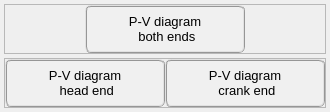
                     <widget class="QWidget" name="tab_plot_PV">
                      <attribute name="title">
                       <string>Pressure-Volume</string>
                      </attribute>
                      <layout class="QGridLayout" name="gridLayout_27">
                       <property name="leftMargin">
                        <number>4</number>
                       </property>
                       <property name="topMargin">
                        <number>4</number>
                       </property>
                       <property name="rightMargin">
                        <number>4</number>
                       </property>
                       <property name="bottomMargin">
                        <number>4</number>
                       </property>
                       <property name="spacing">
                        <number>4</number>
                       </property>
                       <item row="1" column="0" colspan="2">
                        <widget class="QFrame" name="frame_32">
                         <property name="frameShape">
                          <enum>QFrame::StyledPanel</enum>
                         </property>
                         <property name="frameShadow">
                          <enum>QFrame::Raised</enum>
                         </property>
                         <layout class="QGridLayout" name="gridLayout_30">
                          <property name="leftMargin">
                           <number>0</number>
                          </property>
                          <property name="topMargin">
                           <number>0</number>
                          </property>
                          <property name="rightMargin">
                           <number>0</number>
                          </property>
                          <property name="bottomMargin">
                           <number>0</number>
                          </property>
                          <property name="spacing">
                           <number>0</number>
                          </property>
                          <item row="0" column="0">
                           <widget class="QPushButton" name="pushButton_plot_PV_diagram_head_end">
                            <property name="minimumSize">
                             <size>
                              <width>160</width>
                              <height>48</height>
                             </size>
                            </property>
                            <property name="maximumSize">
                             <size>
                              <width>160</width>
                              <height>48</height>
                             </size>
                            </property>
                            <property name="font">
                             <font>
                              <pointsize>10</pointsize>
                             </font>
                            </property>
                            <property name="styleSheet">
                             <string notr="true">QPushButton{border-radius: 6px; border-color: rgb(150, 150, 150); border-style: ridge; border-width: 2px; color: rgb(0, 0, 0); background-color: rgb(240, 240, 240)}
QPushButton:hover{border-radius: 6px; border-color: rgb(0, 170, 255); border-style: ridge; border-width: 2px; color: rgb(0, 0, 0); background-color: rgba(174, 213, 255, 100)}
QPushButton:pressed{border-radius: 6px; border-color: rgb(0, 170, 255); border-style: ridge; border-width: 2px; color: rgb(0, 0, 0); background-color: rgb(174, 213, 255)}
QPushButton:disabled{border-radius: 6px; border-color: rgb(150, 150, 150); border-style: ridge; border-width: 0px; color: rgb(150,150, 150); background-color: rgb(220, 220, 220)}</string>
                            </property>
                            <property name="text">
                             <string>P-V diagram 
 head end</string>
                            </property>
                           </widget>
                          </item>
                          <item row="0" column="1">
                           <widget class="QPushButton" name="pushButton_plot_PV_diagram_crank_end">
                            <property name="minimumSize">
                             <size>
                              <width>160</width>
                              <height>48</height>
                             </size>
                            </property>
                            <property name="maximumSize">
                             <size>
                              <width>160</width>
                              <height>48</height>
                             </size>
                            </property>
                            <property name="font">
                             <font>
                              <pointsize>10</pointsize>
                             </font>
                            </property>
                            <property name="styleSheet">
                             <string notr="true">QPushButton{border-radius: 6px; border-color: rgb(150, 150, 150); border-style: ridge; border-width: 2px; color: rgb(0, 0, 0); background-color: rgb(240, 240, 240)}
QPushButton:hover{border-radius: 6px; border-color: rgb(0, 170, 255); border-style: ridge; border-width: 2px; color: rgb(0, 0, 0); background-color: rgba(174, 213, 255, 100)}
QPushButton:pressed{border-radius: 6px; border-color: rgb(0, 170, 255); border-style: ridge; border-width: 2px; color: rgb(0, 0, 0); background-color: rgb(174, 213, 255)}
QPushButton:disabled{border-radius: 6px; border-color: rgb(150, 150, 150); border-style: ridge; border-width: 0px; color: rgb(150,150, 150); background-color: rgb(220, 220, 220)}</string>
                            </property>
                            <property name="text">
                             <string>P-V diagram 
 crank end</string>
                            </property>
                           </widget>
                          </item>
                         </layout>
                        </widget>
                       </item>
                       <item row="0" column="0" colspan="2">
                        <widget class="QFrame" name="frame_33">
                         <property name="frameShape">
                          <enum>QFrame::StyledPanel</enum>
                         </property>
                         <property name="frameShadow">
                          <enum>QFrame::Raised</enum>
                         </property>
                         <layout class="QGridLayout" name="gridLayout_31">
                          <property name="leftMargin">
                           <number>0</number>
                          </property>
                          <property name="topMargin">
                           <number>0</number>
                          </property>
                          <property name="rightMargin">
                           <number>0</number>
                          </property>
                          <property name="bottomMargin">
                           <number>0</number>
                          </property>
                          <property name="spacing">
                           <number>0</number>
                          </property>
                          <item row="0" column="0">
                           <widget class="QPushButton" name="pushButton_plot_PV_diagram_both_ends">
                            <property name="minimumSize">
                             <size>
                              <width>160</width>
                              <height>48</height>
                             </size>
                            </property>
                            <property name="maximumSize">
                             <size>
                              <width>160</width>
                              <height>48</height>
                             </size>
                            </property>
                            <property name="font">
                             <font>
                              <pointsize>10</pointsize>
                             </font>
                            </property>
                            <property name="styleSheet">
                             <string notr="true">QPushButton{border-radius: 6px; border-color: rgb(150, 150, 150); border-style: ridge; border-width: 2px; color: rgb(0, 0, 0); background-color: rgb(240, 240, 240)}
QPushButton:hover{border-radius: 6px; border-color: rgb(0, 170, 255); border-style: ridge; border-width: 2px; color: rgb(0, 0, 0); background-color: rgba(174, 213, 255, 100)}
QPushButton:pressed{border-radius: 6px; border-color: rgb(0, 170, 255); border-style: ridge; border-width: 2px; color: rgb(0, 0, 0); background-color: rgb(174, 213, 255)}
QPushButton:disabled{border-radius: 6px; border-color: rgb(150, 150, 150); border-style: ridge; border-width: 0px; color: rgb(150,150, 150); background-color: rgb(220, 220, 220)}</string>
                            </property>
                            <property name="text">
                             <string>P-V diagram 
 both ends</string>
                            </property>
                           </widget>
                          </item>
                         </layout>
                        </widget>
                       </item>
                      </layout>
                     </widget>
